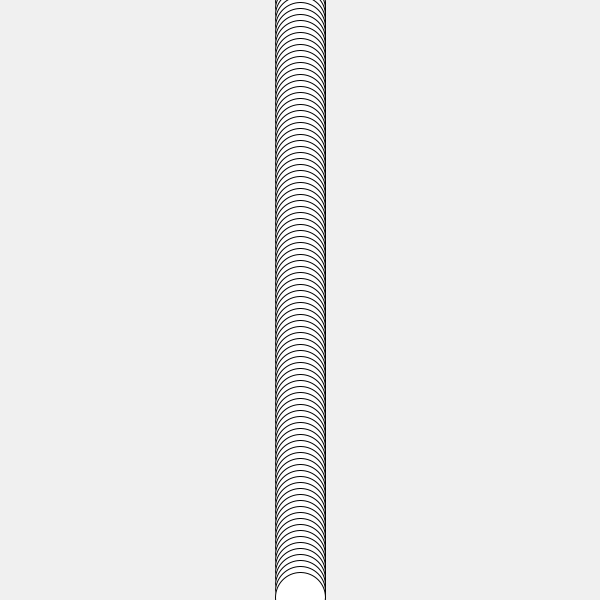
Frame 1 (no input)
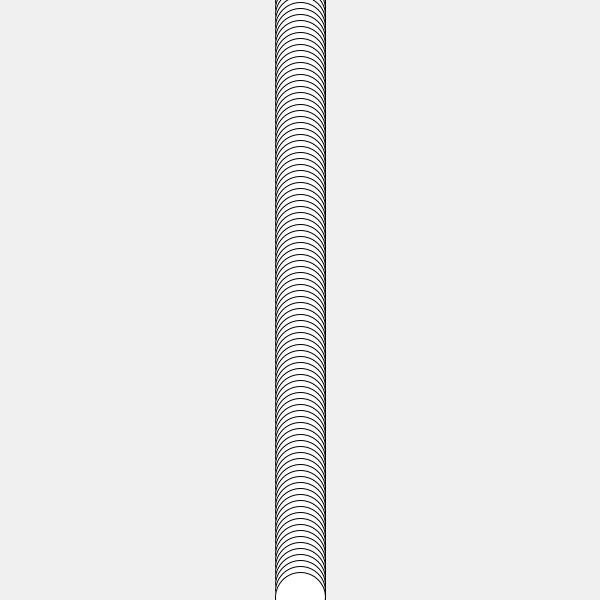
Frame 60 (the mouse pressed at the canvas centre just before this capture)
Frame 120 (the mouse held since frame 60 and released just before this capture): identical to frame 60, image omitted

The Processing sketch that drew these frames (run headless with seeded random() and noise(); from frame 60 on, the mouse is pressed at the canvas centre):

// Processing sketch: Q16
// ── Q16.pde
float[] pos = new float[100];

void setup() {
  size(600, 600);
  background(240);
}

void draw() {
  for (int i = 0; i < pos.length; i++) {
    pos[i] = i*6+3;
    ellipse(width/2, pos[i], 50, 50);
  }
}
